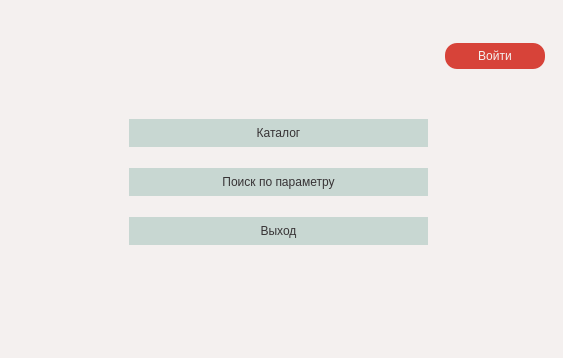
<?xml version="1.0" encoding="UTF-8"?>
<ui version="4.0">
 <class>MainWindowClass</class>
 <widget class="QMainWindow" name="MainWindowClass">
  <property name="geometry">
   <rect>
    <x>0</x>
    <y>0</y>
    <width>563</width>
    <height>358</height>
   </rect>
  </property>
  <property name="windowTitle">
   <string>Каталог</string>
  </property>
  <property name="styleSheet">
   <string notr="true">background-color: rgb(244, 240, 239);
font: 600 9pt &quot;Montserrat&quot;;</string>
  </property>
  <widget class="QWidget" name="centralWidget">
   <layout class="QGridLayout" name="gridLayout" rowstretch="1,1,1" columnstretch="1,3,1">
    <item row="1" column="1">
     <widget class="QWidget" name="pushButtons" native="true">
      <property name="sizePolicy">
       <sizepolicy hsizetype="Expanding" vsizetype="Fixed">
        <horstretch>3</horstretch>
        <verstretch>2</verstretch>
       </sizepolicy>
      </property>
      <property name="maximumSize">
       <size>
        <width>500</width>
        <height>210</height>
       </size>
      </property>
      <property name="styleSheet">
       <string notr="true"/>
      </property>
      <layout class="QVBoxLayout" name="verticalLayout">
       <item>
        <widget class="QPushButton" name="catalogPushButton">
         <property name="sizePolicy">
          <sizepolicy hsizetype="Minimum" vsizetype="Preferred">
           <horstretch>0</horstretch>
           <verstretch>0</verstretch>
          </sizepolicy>
         </property>
         <property name="styleSheet">
          <string notr="true">QPushButton:hover
{
	background-color: #9AB6AC;
}
QPushButton{
	color: rgb(55, 51, 53);
	font: 600 11pt &quot;Montserrat&quot;;
	border-radius: 15px;
	border-style: solid;
	border-width: 0px;
	background-color: rgb(200, 215, 210);
	padding-top: 7px;
	padding-bottom: 7px;
	padding-left: 15px;
	padding-right: 15px;
}
</string>
         </property>
         <property name="text">
          <string>Каталог</string>
         </property>
        </widget>
       </item>
       <item>
        <spacer name="verticalSpacer">
         <property name="orientation">
          <enum>Qt::Orientation::Vertical</enum>
         </property>
         <property name="sizeType">
          <enum>QSizePolicy::Policy::Expanding</enum>
         </property>
         <property name="sizeHint" stdset="0">
          <size>
           <width>5</width>
           <height>15</height>
          </size>
         </property>
        </spacer>
       </item>
       <item>
        <widget class="QPushButton" name="searchPushButton">
         <property name="sizePolicy">
          <sizepolicy hsizetype="Minimum" vsizetype="Preferred">
           <horstretch>0</horstretch>
           <verstretch>0</verstretch>
          </sizepolicy>
         </property>
         <property name="styleSheet">
          <string notr="true">QPushButton:hover
{
	background-color: #9AB6AC;
}
QPushButton{
	color: rgb(55, 51, 53);
	font: 600 11pt &quot;Montserrat&quot;;
	border-radius: 15px;
	border-style: solid;
	border-width: 0px;
	background-color: rgb(200, 215, 210);
	padding-top: 7px;
	padding-bottom: 7px;
	padding-left: 15px;
	padding-right: 15px;
}</string>
         </property>
         <property name="text">
          <string>Поиск по параметру</string>
         </property>
        </widget>
       </item>
       <item>
        <spacer name="verticalSpacer_2">
         <property name="orientation">
          <enum>Qt::Orientation::Vertical</enum>
         </property>
         <property name="sizeType">
          <enum>QSizePolicy::Policy::Expanding</enum>
         </property>
         <property name="sizeHint" stdset="0">
          <size>
           <width>20</width>
           <height>15</height>
          </size>
         </property>
        </spacer>
       </item>
       <item>
        <widget class="QPushButton" name="exitPushButton">
         <property name="sizePolicy">
          <sizepolicy hsizetype="Minimum" vsizetype="Preferred">
           <horstretch>0</horstretch>
           <verstretch>0</verstretch>
          </sizepolicy>
         </property>
         <property name="styleSheet">
          <string notr="true">QPushButton:hover
{
	background-color: #9AB6AC;
}
QPushButton{
	color: rgb(55, 51, 53);
	font: 600 11pt &quot;Montserrat&quot;;
	border-radius: 15px;
	border-style: solid;
	border-width: 0px;
	background-color: rgb(200, 215, 210);
	padding-top: 7px;
	padding-bottom: 7px;
	padding-left: 15px;
	padding-right: 15px;
}
</string>
         </property>
         <property name="text">
          <string>Выход</string>
         </property>
        </widget>
       </item>
      </layout>
     </widget>
    </item>
    <item row="0" column="2" alignment="">
     <widget class="QPushButton" name="loginPushButton">
      <property name="sizePolicy">
       <sizepolicy hsizetype="Ignored" vsizetype="Fixed">
        <horstretch>5</horstretch>
        <verstretch>0</verstretch>
       </sizepolicy>
      </property>
      <property name="minimumSize">
       <size>
        <width>80</width>
        <height>26</height>
       </size>
      </property>
      <property name="maximumSize">
       <size>
        <width>100</width>
        <height>26</height>
       </size>
      </property>
      <property name="styleSheet">
       <string notr="true">QPushButton:hover
{
	background-color: #CC3329;
}
QPushButton{
	color: rgb(244, 240, 239);
	font: 500 10pt &quot;Montserrat&quot;;
	border-radius: 12px;
	border-style: solid;
	border-width: 0px;
	background-color: rgb(215, 67, 57);
	padding: 5px;
}
</string>
      </property>
      <property name="text">
       <string>Войти</string>
      </property>
     </widget>
    </item>
    <item row="0" column="0">
     <spacer name="horizontalSpacer">
      <property name="orientation">
       <enum>Qt::Orientation::Horizontal</enum>
      </property>
      <property name="sizeHint" stdset="0">
       <size>
        <width>40</width>
        <height>20</height>
       </size>
      </property>
     </spacer>
    </item>
    <item row="1" column="0">
     <spacer name="horizontalSpacer_3">
      <property name="orientation">
       <enum>Qt::Orientation::Horizontal</enum>
      </property>
      <property name="sizeHint" stdset="0">
       <size>
        <width>40</width>
        <height>20</height>
       </size>
      </property>
     </spacer>
    </item>
    <item row="2" column="0">
     <spacer name="horizontalSpacer_4">
      <property name="orientation">
       <enum>Qt::Orientation::Horizontal</enum>
      </property>
      <property name="sizeHint" stdset="0">
       <size>
        <width>40</width>
        <height>20</height>
       </size>
      </property>
     </spacer>
    </item>
    <item row="2" column="2">
     <spacer name="horizontalSpacer_6">
      <property name="orientation">
       <enum>Qt::Orientation::Horizontal</enum>
      </property>
      <property name="sizeHint" stdset="0">
       <size>
        <width>40</width>
        <height>20</height>
       </size>
      </property>
     </spacer>
    </item>
    <item row="1" column="2">
     <spacer name="horizontalSpacer_7">
      <property name="orientation">
       <enum>Qt::Orientation::Horizontal</enum>
      </property>
      <property name="sizeHint" stdset="0">
       <size>
        <width>40</width>
        <height>20</height>
       </size>
      </property>
     </spacer>
    </item>
    <item row="0" column="1">
     <spacer name="verticalSpacer_3">
      <property name="orientation">
       <enum>Qt::Orientation::Vertical</enum>
      </property>
      <property name="sizeHint" stdset="0">
       <size>
        <width>20</width>
        <height>40</height>
       </size>
      </property>
     </spacer>
    </item>
    <item row="2" column="1">
     <spacer name="verticalSpacer_4">
      <property name="orientation">
       <enum>Qt::Orientation::Vertical</enum>
      </property>
      <property name="sizeHint" stdset="0">
       <size>
        <width>20</width>
        <height>40</height>
       </size>
      </property>
     </spacer>
    </item>
   </layout>
  </widget>
 </widget>
 <layoutdefault spacing="6" margin="11"/>
 <resources>
  <include location="MainWindow.qrc"/>
 </resources>
 <connections/>
</ui>
